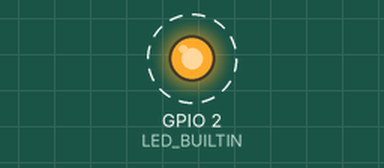
Recording of a sketch running on a simulated ESP32. Parts: output pins drawn as LEDs (lit = HIGH). Dashed ring = blinking.

Above: at 0.5 s.
Timing chart, 0 to 4.6 s (numbered marks = the images above):
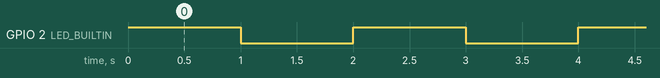

The sketch:

Blink.ino
```cpp
// Generic "ESP32 Dev Module" (esp32:esp32:esp32) core variants don't define
// LED_BUILTIN — this sketch only exists to warm the core.a build cache, the
// pin doesn't need to be real.
#ifndef LED_BUILTIN
#define LED_BUILTIN 2
#endif

void setup() {
  pinMode(LED_BUILTIN, OUTPUT);
}

void loop() {
  digitalWrite(LED_BUILTIN, HIGH);
  delay(1000);
  digitalWrite(LED_BUILTIN, LOW);
  delay(1000);
}
```

Measured:
- by itself, GPIO 2 (LED_BUILTIN): alternates HIGH for 1.0 s and LOW for 1.0 s
